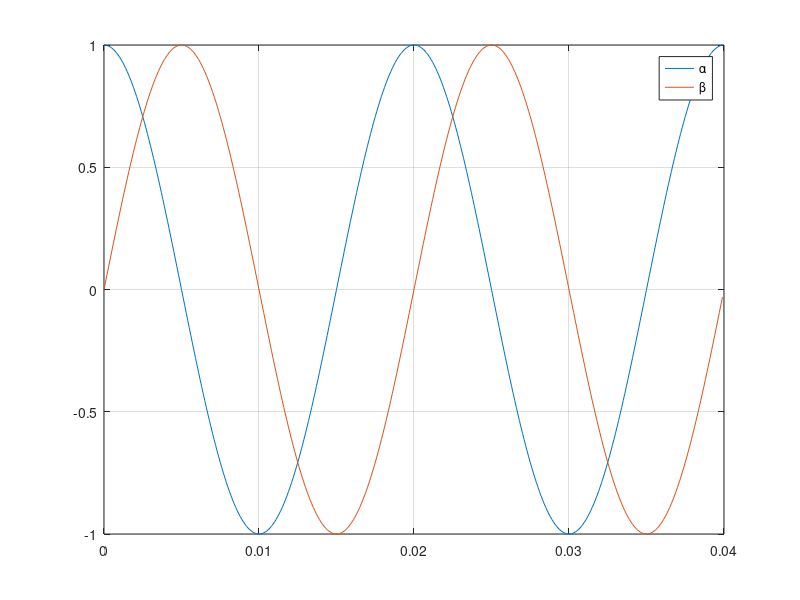

Write MATLAB code to recreate this figure.
clear all
close all
clc


ts = 1e-4;
time = [0:ts:40e-3-ts];
phase = 2*pi*50*time;

V1 = cos(phase);
V2 = cos(phase - 2*pi/3);
V3 = cos(phase - 4*pi/3);

Valpha = 2/3*(V1 -0.5*V2 -0.5*V3);
Vbeta = 2/3*(sqrt(3)/2*V2 -sqrt(3)/2*V3);

figure; plot(time, Valpha, time, Vbeta); grid on
legend('\alpha','\beta');

 